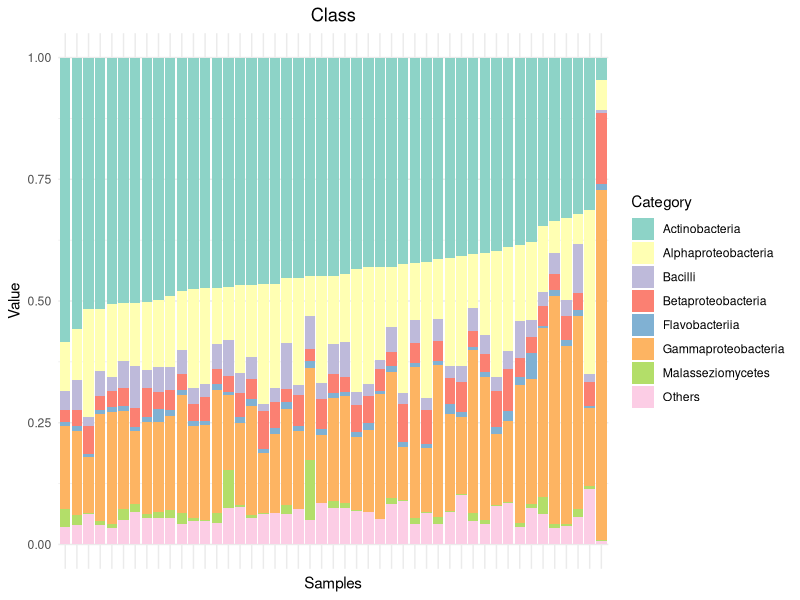

Recreate this plot in R.
## ---- chunk 1
library(tidyverse)
library(ggplot2)
library(dplyr)
library(tidyr)
## ---- chunk 2

plot_maker_with_order = function (df, title, cat){
      # Pivot the data
      df_long <- pivot_longer(df, cols = -Samples, names_to = "Category", values_to = "Value")
      
      # Calculate the sum of "Proteobacteria" values for each sample
      sample_c <- df_long %>%
        filter(Category == cat) %>%
        group_by(Samples) %>%
        summarize(total_c = sum(Value))
      
      # Sort the samples based on their total "Proteobacteria" values in descending order
      sample_order <- sample_c %>%
        arrange(desc(total_c)) %>%
        pull(Samples)
      
      # Reorder the Samples factor in the df_long dataframe
      df_long$Samples <- factor(df_long$Samples, levels = sample_order)
      
      # Create the stacked bar plot
      pl = ggplot(df_long, aes(x = Samples, y = Value, fill = Category)) +
        geom_bar(stat = "identity") +
        scale_fill_brewer(palette = "Set3") +
        labs(x = "Samples", y = "Value", title = title) +
        theme_minimal() +
        theme(axis.text.x = element_blank(),
              axis.ticks.x = element_blank(),
              plot.title = element_text(hjust = 0.5))  # Centered title
      return (pl)
      
}

## ---- chunk 3
chennai <- read_csv("../results/relative_abundance/class_with_metadata.csv")
#chennai$Samples <- paste(chennai$Samples, 'X', sep = "_")
chennai <- chennai[, -which(names(chennai) == "select object/sampling place")]
plot = plot_maker_with_order(chennai, 'Class', 'Actinobacteria')

ggsave("../figures/Figure_2_B.png", plot, dpi = 600)
